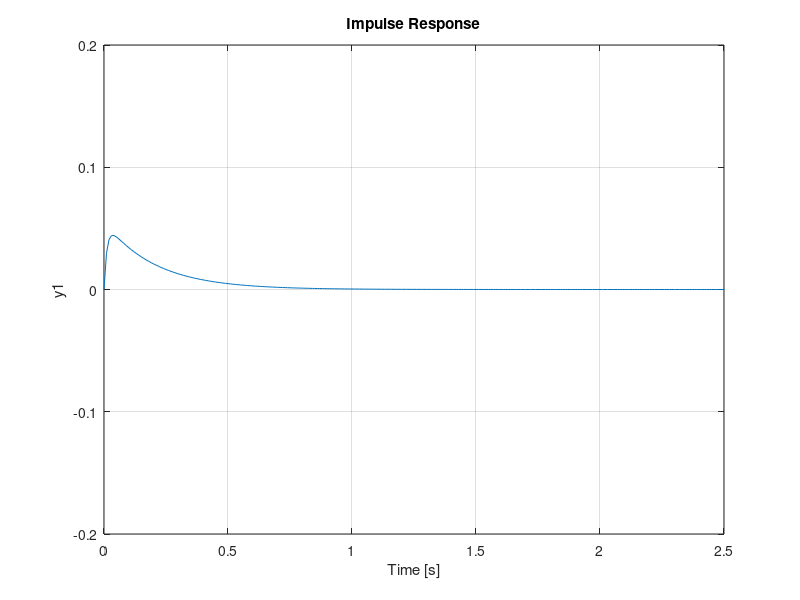

Here is the MATLAB script that generated this plot:
% Modellizazzione pendolo inverso - Funzione di Trasferimento %
M = 0.5;    % massa del carrello
m = 0.2;    % massa del pendolo
b = 0.1;    % attrito del carrello
i = 0.006;  % inerzia del pendolo
g = 9.8;    % accelerazione g
l = 0.3;    % lunghezza dal centro di massa del pendolo

q = (M+m)*(i+m*l^2)-(m*l)^2;    % input semplificato

% Funzione di Trasferimento a Ciclo Aperto %
num = [m*l/q  0];                                       % numeratore della FDT
den = [1  b*(i+m*l^2)/q  -(M+m)*m*g*l/q  -b*m*g*l/q];   % denominatore della FDT
pend=tf(num,den)                                        % funzione di trasferimento 

% Controllore PID %
Kd = 20;	% componente derivativa -> INCREMENTO CONTROLLO DERIVATIVO
Kp = 100;	% componente proporzionale 
Ki = 1;		% componente integrativa
contr=tf([Kd Kp Ki],[1 0]);	% funzione di trasferimento del controllore

% Funzione di Traferimento a Ciclo Chiuso con Controllore PID %
sys_cl=feedback(pend,contr);

% Risposta Impulsiva a Ciclo Chiuso %
t=0:0.01:5;			% intervallo
impulse(sys_cl,t)		% risposta impulsiva
axis([0, 2.5, -0.2, 0.2])	% settaggio degli assi


